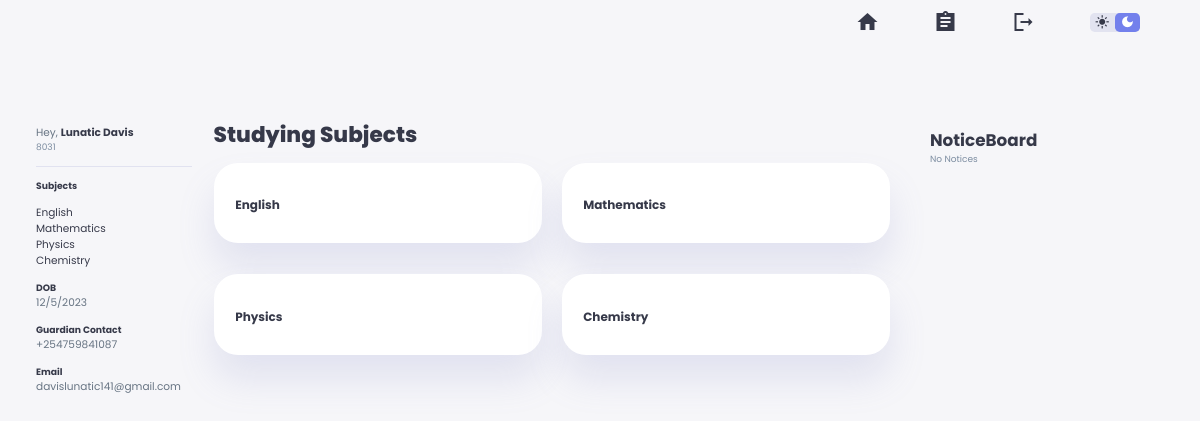
The page /authenticated/student/dashboard (signed in) on the database as committed earlier.
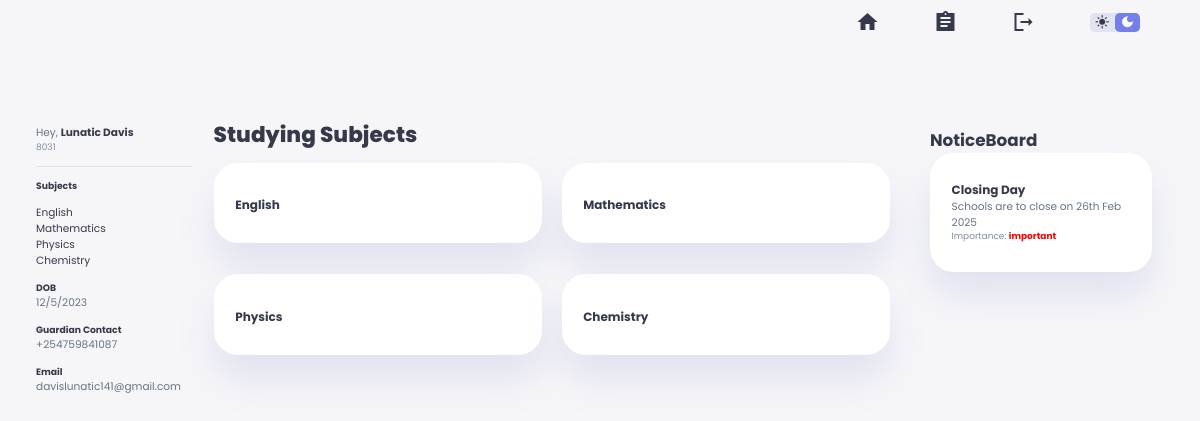
The same page on the database as committed later.
### members/models.py (models this page shows, shortened)
class CustomUser(AbstractUser):
    is_teacher = models.BooleanField(default=False)
    is_student = models.BooleanField(default=False)
    is_admin = models.BooleanField(default=False)
    date_of_birth = models.CharField(max_length=50, blank=True, null=True)

class StudentProfile(models.Model):
    user = models.OneToOneField(CustomUser, on_delete=models.CASCADE)
    student_id = models.CharField(max_length=50)
    class_name = models.CharField(max_length=50)
    guardian_contact = models.CharField(max_length=50)
    subjects = models.ManyToManyField(Subjects, related_name='students')

class Subjects(models.Model):
    SUBJECTS = (
        ('Mathematics'),
        ('English'),
        ('Kiswahili'),
        ('Chemistry'),
        ('Biology'),
        ('Physics'),
        ('Business'),
        ('Computer'),
        ('Geography'),
        ('History'),
        ('Christian Religious Education')
    )
    name = models.CharField(max_length=50, unique=True)

### core/models.py (models this page shows, shortened)
class Notice(models.Model):
    name = models.CharField(max_length=50)
    description = models.CharField(max_length=150)
    importance = models.CharField(max_length=50, null=True )

### core/permissions.py (the view)
        def _wrapped_view(request, *args, **kwargs):
            if getattr(request.user, role, False):  # Checks the `is_student` or `is_teacher` flag
                return view_func(request, *args, **kwargs)
            return redirect('core:access_denied')

### core/permissions.py (called while the page is built)
def role_required(role):
    def decorator(view_func):
        def _wrapped_view(request, *args, **kwargs):
            if getattr(request.user, role, False):  # Checks the `is_student` or `is_teacher` flag
                return view_func(request, *args, **kwargs)
            return redirect('core:access_denied')
        return _wrapped_view
    return decorator

### core/views.py (called while the page is built)
@role_required('is_student')
@login_required(login_url='members:user_login')
def studentdash(request):
    try:
        student_profile = StudentProfile.objects.get(user=request.user)
        subjects = Subjects.objects.all()
        noticeb = Notice.objects.all()
    except StudentProfile.DoesNotExist or Subjects.DoesNotExist:
        student_profile = None  # Handle the case where the profile doesn't exist
        subjects = None
        noticeb = None
    context = {
        'user': request.user,
        'student_profile': student_profile,
        'subjects': subjects,
        'current_page': 'dashboard',
        'noticeb': noticeb
    }
    return render(request, 'Students/dash.html', context)

### core/templates/Students/dash.html (shortened to what this page needs)
{% extends "base.html" %}
{% load static %}
    {% block content %}
    <div class="container">
        <aside>
            <div class="profile">
                <div class="top">
                    <div class="info">
                        <p>Hey, <b>{{ user.get_full_name }}</b></p>
                        {% if student_profile %}
                            <small class="text-muted">{{ student_profile.student_id }}</small>
                        {% else %}
                            <small class="text-muted">No ID detected</small>
                        {% endif %}
                    </div>
                </div>
                <div class="about">
                    <h5>Subjects</h5>
                    <p>{% for subject in subjects %}
                            <li>{{subject.name}}</li>
                        {% empty %}
                            <li>No subjects</li>
                        {% endfor %}
                    </p>
                    <h5>DOB</h5>
                    <p>{{ user.date_of_birth }}</p>
                    <h5>Guardian Contact</h5>
                    <p>{{ student_profile.guardian_contact }}</p>
                    <h5>Email</h5>
                    <p>{{ user.email }}</p>
                </div>
            </div>
        </aside>
        <main>
            <h1>Studying Subjects</h1>
            <div class="subjects">
                {% for subject in subjects %}
                    <div class="eg">
                        <h3>{{subject.name}}</h3>
                    </div>
                {% endfor %}
            </div>
        </main>
        <div class="right">
            <h2>NoticeBoard</h2>
            <div class="announcements">
                {% if noticeb %}
                <div class="updates">
                {% for notice in noticeb %}
                    <div class="message">
                        <h4 style="font-size: 1rem;">{{notice.name}}</h4>
                        <p style="font-size: 0,6rem;">{{notice.description}}</p>
                        <small class="text-muted">Importance: <b style="color: red;">{{notice.importance}}<b></small>
                    </div>
                    {% endfor %}
                </div>
                {% else %}
                <small class="text-muted">No Notices</small>
                {% endif %}
            </div>
            </div>
        </div>
    {% endblock content %}

### core/templates/base.html (shortened to what this page needs)
{% load static %}
<!DOCTYPE>
<html>
    <head>
        <link rel="stylesheet" href="{% static "css/dash_style.css" %}">
    </head>
    <body>
        <header>
            <div class="navbar">
                {% if user.is_student %}
                <a href="{% url "core:student_dash" %}">
                {% elif user.is_teacher %}
                <a href="{% url "core:teacher_dash" %}">
                {% endif %}
                    <span class="material-icons-sharp">home</span>
                </a>
                {% if user.is_student %}
                <a href="{% url "core:student_assignment" %}">
                {% elif user.is_teacher %}
                <a href="{% url "core:teacher_assignments" %}">
                {% endif %}
                    <span class="material-icons-sharp">assignment</span>
                </a>
                <a href="{% url "members:user_logout" %}">
                    <span class="material-icons-sharp" onclick="">logout</span>
                </a>
            </div>
            <div class="theme-toggler">
                <span class="material-icons-sharp">light_mode</span>
                <span class="material-icons-sharp active">dark_mode</span>
            </div>
        </header>
        <main class="content">
            {% block content %}
            {% endblock content %}
        </main>
    </body>
</html>

### core/static/css/dash_style.css (style rules this page uses)
:root { --color-primary: #7380ec; --color-danger: #ff7782; --color-success: #41f1b6; --color-warning: #ffbb55; --color-white: #fff; --color-info: #7d8da1; --color-dark: #363949; --color-light: rgba(132, 139, 200, 0.18); --color-dark-varient: #677483; --color-background: #f6f6f9; --card-border-radius: 2rem; --border-radius-1: 0.4rem; --border-radius-2: 1.2rem; --card-padding: 1.8rem; --box-shadow: 0 2rem 3rem var(--color-light) }
* { margin:0; padding: 0; text-decoration: none; list-style: none; box-sizing: border-box; }
html { font-size: 14px; scroll-behavior: smooth; }
body { font-family: 'Poppins', sans-serif; font-size: .88rem; background: var(--color-background); user-select: none; overflow-x: hidden; color: var(--color-dark); overflow: visible; }
* { color: var(--color-dark); }
h1 { font-weight: 800; font-size: 1.8rem; }
h2 { font-size: 1.4rem; }
h3 { font-size: .87rem; }
h4 { font-size: .8rem; }
h5 { font-size: .77rem; }
small { font-size: .75rem; }
.text-muted { color: var(--color-info); }
p { color: var(--color-dark-varient); }
b { color: var(--color-dark); }
.container { position: relative; display: grid; width: 93%; margin: 0 3rem; gap: 1.8rem; grid-template-columns: 14rem auto 23rem; padding-top: 4rem; }
header { position: fixed; width: 100vw; z-index: 1000; background-color: var(--color-background); }
header, header .navbar { display: flex; align-items: center; justify-content: flex-end; padding: 0 3rem; color: var(--color-info); }
header .navbar a { display: flex; margin-left: 2rem; gap: 1rem; align-items: center; justify-content: space-between; position: relative; height: 3.7rem; transition: all 300ms ease; padding: 0 2rem; }
header .theme-toggler { background: var(--color-light); display: flex; justify-content: space-between; align-items: center; height: 1.6rem; width: 4.2rem; cursor: pointer; border-radius: var(--border-radius-1); margin-right: 2rem; }
header .theme-toggler span { font-size: 1.2rem; width: 50%; height: 100%; display: flex; align-items: center; justify-content: center; }
header .theme-toggler span.active { background-color: var(--color-primary); color: white; border-radius: var(--border-radius-1); }
aside .profile { margin-top: 2rem; width: 13rem; position: fixed; }
aside .profile .top { display: flex; align-items: center; gap: 1rem; border-bottom: 1px solid var(--color-light); padding-bottom: 1rem; }
aside .profile .about p { padding-bottom: 1rem; }
aside .profile .about { margin-top: 1rem; }
main { position: relative; margin-top: 1.4rem; }
main .subjects { display: grid; grid-template-columns: repeat(5, 1fr); gap: 1.6rem; }
main .subjects > div { background-color: var(--color-white); padding: var(--card-padding); border-radius: var(--card-border-radius); margin-top: 1rem; box-shadow: var(--box-shadow); transition: all 300ms ease; }
main .subjects h3 { margin: 1rem 0 0.6rem; font-size: 1rem; }
.right { margin-top: 2.2rem;padding-left: 1.5rem; }
.right .announcements .updates { background-color: var(--color-white); padding: var(--card-padding); border-radius: var(--card-border-radius); box-shadow: var(--box-shadow); transition: all 300ms ease; overflow: auto; }
.right .announcements .updates .message { gap: 1rem; line-height: 1.5; padding: .5rem 0; overflow: auto; }
.content { position: fixed; top: 3rem; height: 38.5rem; width: 100%; z-index: 1200; }
@media screen and (max-width: 1200px) { html { font-size: 12px; } }
@media screen and (max-width: 1200px) { .container { grid-template-columns: 13rem auto 20rem; } }
@media screen and (max-width: 1200px) { header { position: fixed; } }
@media screen and (max-width: 1200px) { .container { padding-top: 4rem; } }
@media screen and (max-width: 1200px) { header .navbar a { width: 4.5rem; padding: 0 1rem; } }
@media screen and (max-width: 1200px) { main .subjects { grid-template-columns: repeat(2, 1fr); gap: 1; } }

Rows that differ between the two databases and show on the page:
added Notice: name "Closing Day", description "Schools are to close on 26th Feb 2025", importance "important"
Other text that changed with them:
text no longer shown: "No Notices"
